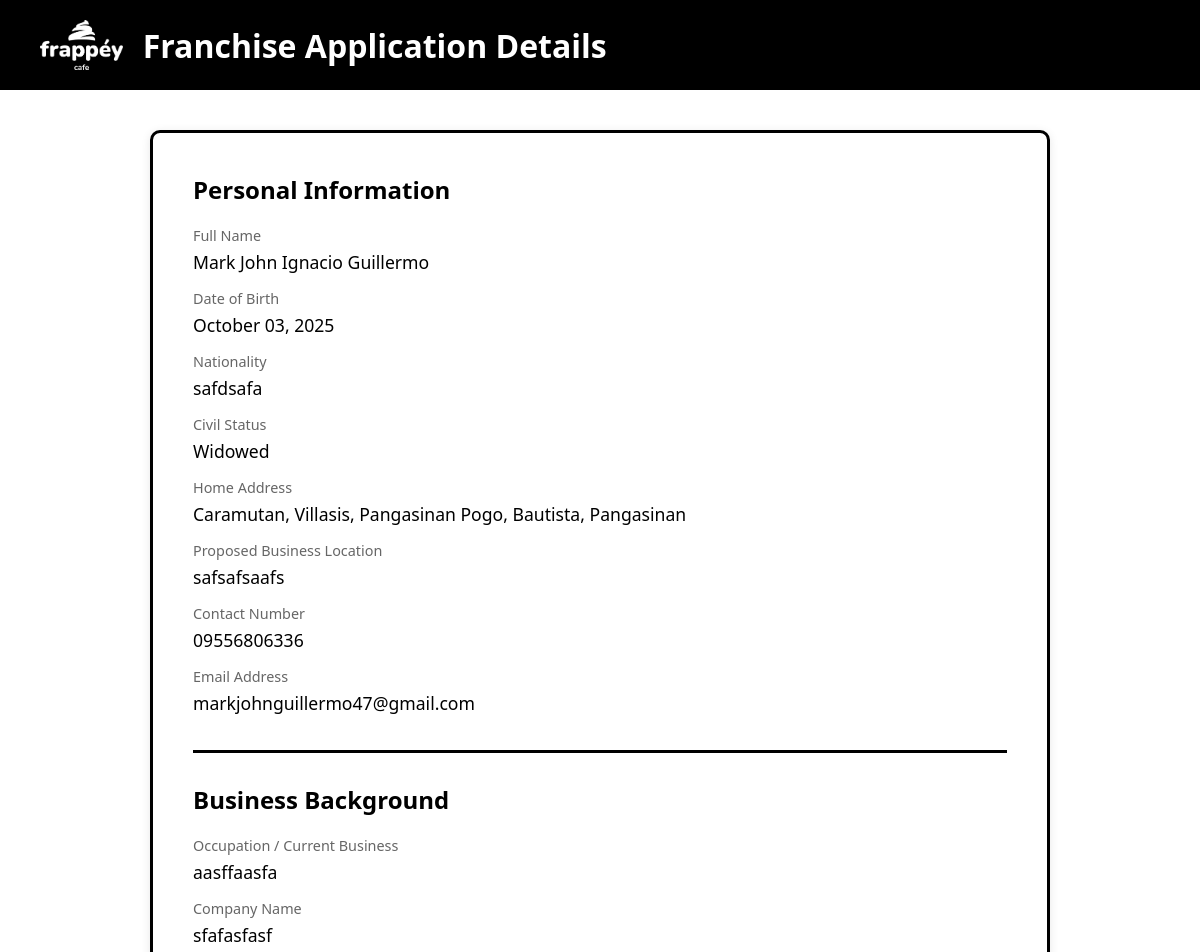
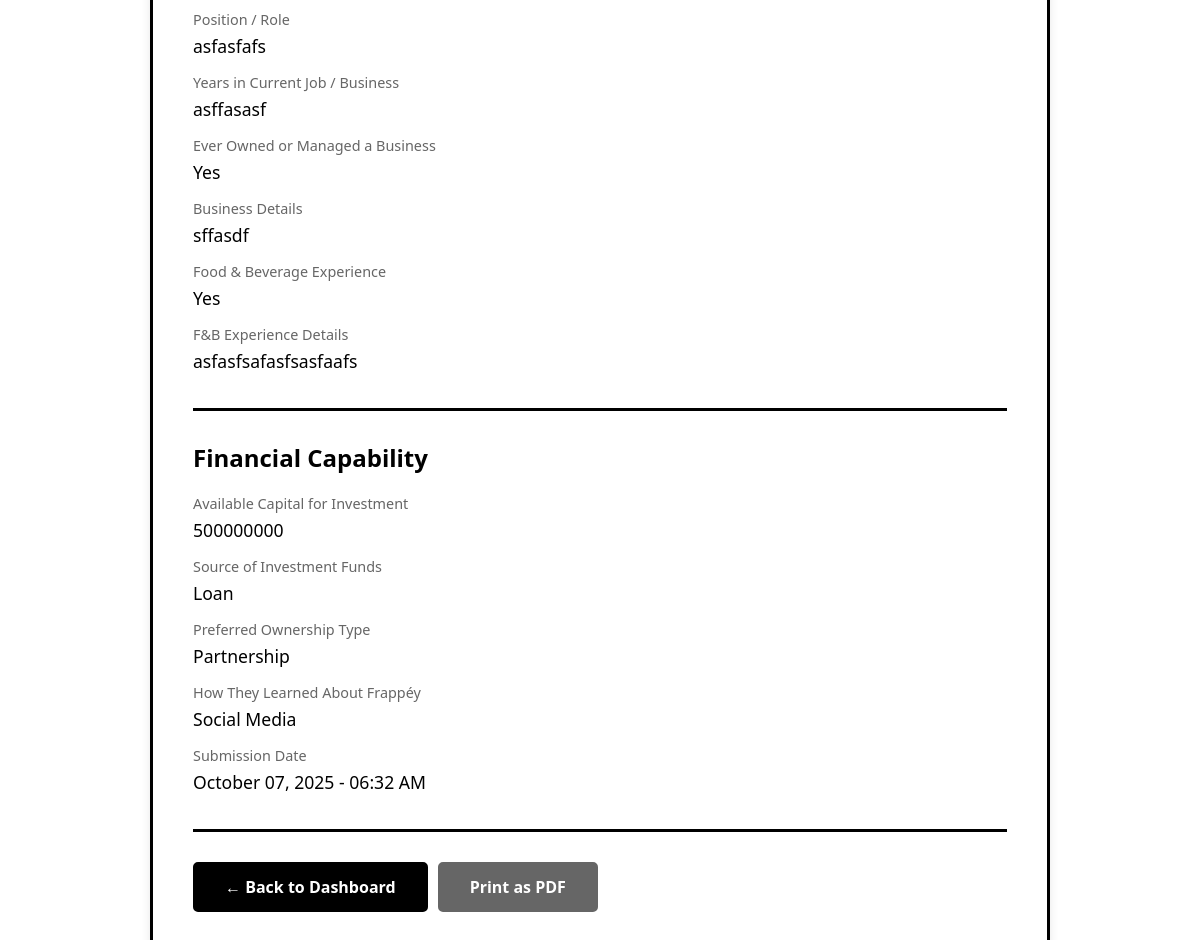
Screenshot of /view.php?id=9 (signed in) with the database file from the repository (2 pictures, top to bottom).
### tables this page shows
CREATE TABLE `franchise_applications` (
  `id` int(11) NOT NULL,
  `last_name` varchar(100) NOT NULL,
  `given_name` varchar(100) NOT NULL,
  `middle_name` varchar(100) DEFAULT NULL,
  `date_of_birth` date NOT NULL,
  `nationality` varchar(50) NOT NULL,
  `civil_status` varchar(20) NOT NULL,
  `home_address` text NOT NULL,
  `proposed_location` text NOT NULL,
  `contact_number` varchar(20) NOT NULL,
  `email` varchar(100) NOT NULL,
  `occupation` varchar(100) NOT NULL,
  `company_name` varchar(100) DEFAULT NULL,
  `position_role` varchar(100) DEFAULT NULL,
  `years_in_job` varchar(20) DEFAULT NULL,
  `owned_business` varchar(3) NOT NULL,
  `owned_business_details` text DEFAULT NULL,
  `fb_experience` varchar(3) NOT NULL,
  `fb_experience_details` text DEFAULT NULL,
  `available_capital` varchar(50) NOT NULL,
  `fund_source` varchar(50) NOT NULL,
  `fund_source_other` text DEFAULT NULL,
  `ownership_type` varchar(50) NOT NULL,
  `learned_about` varchar(50) NOT NULL,
  `learned_about_other` text DEFAULT NULL,
  `submission_date` timestamp NOT NULL DEFAULT current_timestamp(),
  `status` varchar(20) DEFAULT 'pending'
);

### view.php (the view, shortened to what this page needs)
<?php
$id = $_GET['id'];
$conn = getDBConnection();
$stmt = $conn->prepare("SELECT * FROM franchise_applications WHERE id = ?");
$stmt->bind_param("i", $id);
$stmt->execute();
$result = $stmt->get_result();
$app = $result->fetch_assoc();
?>
<!DOCTYPE html>
<html lang="en">
<head>
</head>
<body>
    <div class="header">
        <img src="assets/logo_main.png" alt="Frappéy Logo">
        <h1>Franchise Application Details</h1>
    </div>
    <div class="container">
        <div class="section">
            <h2>Personal Information</h2>
            <div class="field">
                <label>Full Name</label>
                <div class="value"><?php echo $app['given_name'] . ' ' . $app['middle_name'] . ' ' . $app['last_name']; ?></div>
            </div>
            <div class="field">
                <label>Date of Birth</label>
                <div class="value"><?php echo date('F d, Y', strtotime($app['date_of_birth'])); ?></div>
            </div>
            <div class="field">
                <label>Nationality</label>
                <div class="value"><?php echo $app['nationality']; ?></div>
            </div>
            <div class="field">
                <label>Civil Status</label>
                <div class="value"><?php echo $app['civil_status']; ?></div>
            </div>
            <div class="field">
                <label>Home Address</label>
                <div class="value"><?php echo $app['home_address']; ?></div>
            </div>
            <div class="field">
                <label>Proposed Business Location</label>
                <div class="value"><?php echo $app['proposed_location']; ?></div>
            </div>
            <div class="field">
                <label>Contact Number</label>
                <div class="value"><?php echo $app['contact_number']; ?></div>
            </div>
            <div class="field">
                <label>Email Address</label>
                <div class="value"><?php echo $app['email']; ?></div>
            </div>
        </div>
        <div class="section">
            <h2>Business Background</h2>
            <div class="field">
                <label>Occupation / Current Business</label>
                <div class="value"><?php echo $app['occupation']; ?></div>
            </div>
            <div class="field">
                <label>Company Name</label>
                <div class="value"><?php echo $app['company_name'] ?: 'N/A'; ?></div>
            </div>
            <div class="field">
                <label>Position / Role</label>
                <div class="value"><?php echo $app['position_role'] ?: 'N/A'; ?></div>
            </div>
            <div class="field">
                <label>Years in Current Job / Business</label>
                <div class="value"><?php echo $app['years_in_job'] ?: 'N/A'; ?></div>
            </div>
            <div class="field">
                <label>Ever Owned or Managed a Business</label>
                <div class="value"><?php echo $app['owned_business']; ?></div>
            </div>
            <?php if ($app['owned_business'] === 'Yes' && $app['owned_business_details']): ?>
            <div class="field">
                <label>Business Details</label>
                <div class="value"><?php echo $app['owned_business_details']; ?></div>
            </div>
            <?php endif; ?>
            <div class="field">
                <label>Food & Beverage Experience</label>
                <div class="value"><?php echo $app['fb_experience']; ?></div>
            </div>
            <?php if ($app['fb_experience'] === 'Yes' && $app['fb_experience_details']): ?>
            <div class="field">
                <label>F&B Experience Details</label>
                <div class="value"><?php echo $app['fb_experience_details']; ?></div>
            </div>
            <?php endif; ?>
        </div>
        <div class="section">
            <h2>Financial Capability</h2>
            <div class="field">
                <label>Available Capital for Investment</label>
                <div class="value"><?php echo $app['available_capital']; ?></div>
            </div>
            <div class="field">
                <label>Source of Investment Funds</label>
                <div class="value"><?php echo $app['fund_source']; ?><?php echo ($app['fund_source'] === 'Others' && $app['fund_source_other']) ? ' - ' . $app['fund_source_other'] : ''; ?></div>
            </div>
            <div class="field">
                <label>Preferred Ownership Type</label>
                <div class="value"><?php echo $app['ownership_type']; ?></div>
            </div>
            <div class="field">
                <label>How They Learned About Frappéy</label>
                <div class="value"><?php echo $app['learned_about']; ?><?php echo ($app['learned_about'] === 'Other' && $app['learned_about_other']) ? ' - ' . $app['learned_about_other'] : ''; ?></div>
            </div>
            <div class="field">
                <label>Submission Date</label>
                <div class="value"><?php echo date('F d, Y - h:i A', strtotime($app['submission_date'])); ?></div>
            </div>
        </div>
        <div class="actions">
            <a href="admin.php" class="btn back-btn">← Back to Dashboard</a>
            <a href="print.php?id=<?php echo $app['id']; ?>" target="_blank" class="btn print-btn">Print as PDF</a>
        </div>
    </div>
</body>
</html>

### view.php (style rules this page uses)
* { margin: 0; padding: 0; box-sizing: border-box; }
body { font-family: 'Segoe UI', Tahoma, Geneva, Verdana, sans-serif; background: #fff; }
.header { background: #000; color: white; padding: 20px 40px; display: flex; align-items: center; gap: 20px; }
.header img { height: 50px; width: auto; filter: invert(1) brightness(2); }
.container { max-width: 900px; margin: 40px auto; background: white; padding: 40px; border-radius: 10px; box-shadow: 0 2px 10px rgba(0,0,0,0.1); border: 3px solid #000; }
.section { margin-bottom: 30px; padding-bottom: 20px; border-bottom: 3px solid #000; }
.section h2 { color: #000; margin-bottom: 20px; }
.field { margin-bottom: 15px; }
.field label { display: block; color: #666; font-size: 0.9em; margin-bottom: 5px; }
.field .value { color: #000; font-size: 1.1em; font-weight: 500; }
.actions { display: flex; gap: 10px; margin-top: 30px; }
.btn { padding: 12px 30px; border: 2px solid #000; border-radius: 5px; cursor: pointer; text-decoration: none; display: inline-block; font-weight: 600; transition: all 0.3s; }
.back-btn { background: #000; color: white; }
.print-btn { background: #666; color: white; border-color: #666; }

### rows the page displays
franchise_applications: given_name "Mark John", middle_name "Ignacio", last_name "Guillermo", date_of_birth "October 03, 2025", nationality "safdsafa", civil_status "Widowed", home_address "Caramutan, Villasis, Pangasinan Pogo, Bautista, Pangasinan", proposed_location "safsafsaafs", contact_number "09556806336", email "markjohnguillermo47@gmail.com", occupation "aasffaasfa", company_name "sfafasfasf", position_role "asfasfafs", years_in_job "asffasasf", owned_business "Yes", owned_business_details "sffasdf", fb_experience "Yes", fb_experience_details "asfasfsafasfsasfaafs", available_capital "500000000", fund_source "Loan", ownership_type "Partnership", learned_about "Social Media", submission_date "October 07, 2025 - 06:32 AM"
